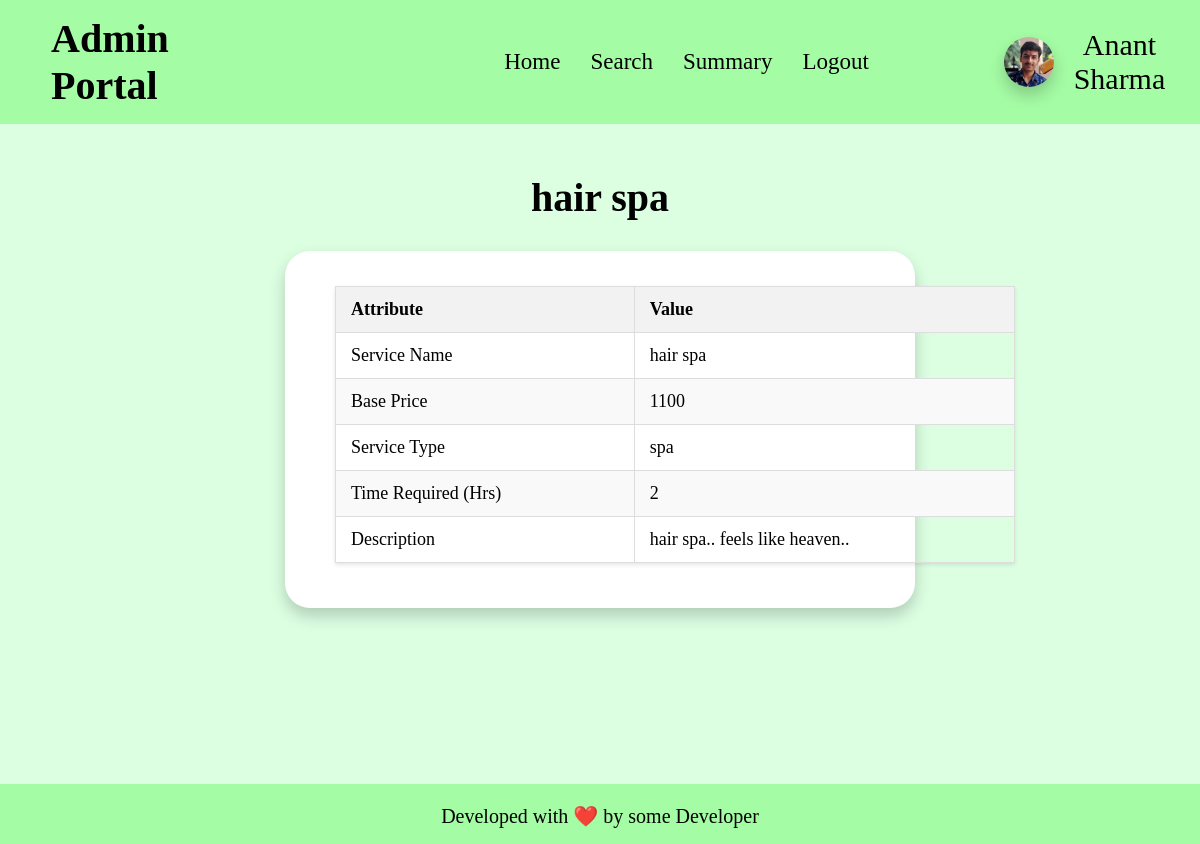
Page /view_service/4 on the earlier database version.
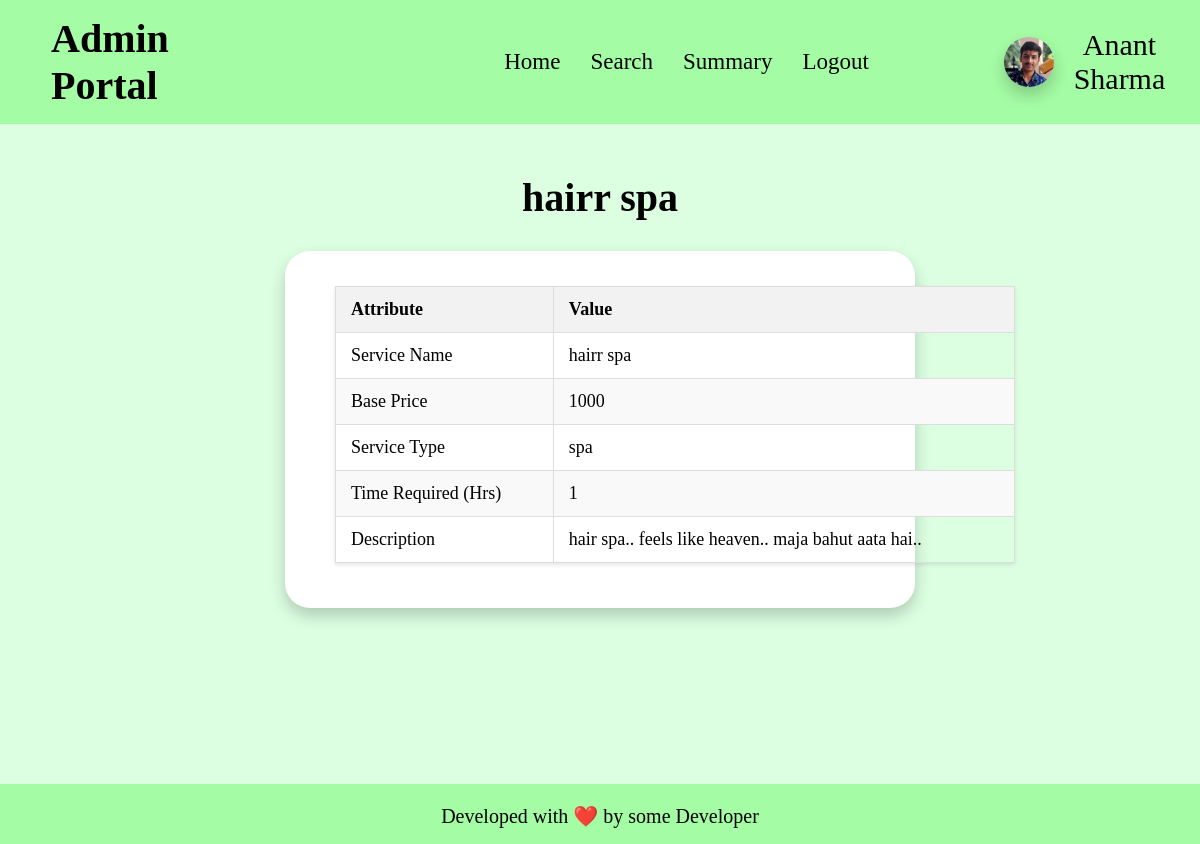
Same page on the later database version.
### app.py (models this page shows)
class service(db.Model):
    __tablename__ = "service"
    id = db.Column(db.Integer, primary_key=True, autoincrement=True)
    name = db.Column(db.String, nullable=False)
    base_price = db.Column(db.Integer, nullable=False)
    time_required = db.Column(db.Integer, nullable=False)
    description = db.Column(db.String, nullable=False)
    status = db.Column(db.Boolean, default = False)
    type = db.Column(db.String, nullable=False)
    professionals = db.relationship('professional', back_populates='service_type')
    service_requests = db.relationship('service_request', backref='service', cascade='all, delete-orphan')

### app.py (the view)
@app.route("/view_service/<int:id>")
def view_service(id):
    if request.method == "GET":
        ser = service.query.filter_by(id = id).first()
        return render_template("view_service.html", service = ser, admin_name = ADMIN_NAME)
    else:
        return "Invalid Request"

### templates/view_service.html (shortened to what this page needs)
<!DOCTYPE html>
<html lang="en">
<head>
    <link rel="stylesheet" href="/static/css/profile-block.css">
    <link rel="stylesheet" href="/static/css/basic.css">
</head>
<body>
    <header>
        <h1>Admin Portal</h1>
        <ul>
            <li><a href="/admin_home">Home</a></li>
            <li><a href="/admin_search">Search</a></li>
            <li><a href="/admin_summary">Summary</a></li>
            <li><a href="/admin_logout">Logout</a></li>
        </ul>
        <div id="user-info">
            <img id="user-pic" src="/static/anant-pic.jpg" alt="Profile Picture">
            <div>{{admin_name}}</div>
        </div>
    </header>
    <main>
        <h1 id="logheading">{{service.name}}</h1>
        <div id="main">
            <table class="styled-table">
                <thead>
                    <tr>
                        <th>Attribute</th>
                        <th>Value</th>
                    </tr>
                </thead>
                <tbody>
                    <tr>
                        <td>Service Name</td>
                        <td>{{service.name}}</td>
                    </tr>
                    <tr>
                        <td>Base Price</td>
                        <td>{{service.base_price}}</td>
                    </tr>
                    <tr>
                        <td>Service Type</td>
                        <td>{{service.type}}</td>
                    </tr>
                    <tr>
                        <td>Time Required (Hrs)</td>
                        <td>{{service.time_required}}</td>
                    </tr>
                    <tr>
                        <td>Description</td>
                        <td>{{service.description}}</td>
                    </tr>
                </tbody>
            </table>
        </div>
    </main>
    <footer>
        <p>
            Developed with ❤️ by some Developer
        </p>
    </footer>
</body>
</html>

Differences in the rows shown:
changed service "spa": name "hair spa" → "hairr spa"; base_price "1100" → "1000"; time_required "2" → "1"; description "hair spa.. feels like heaven.." → "hair spa.. feels like heaven.. maja bahut aata hai.."
